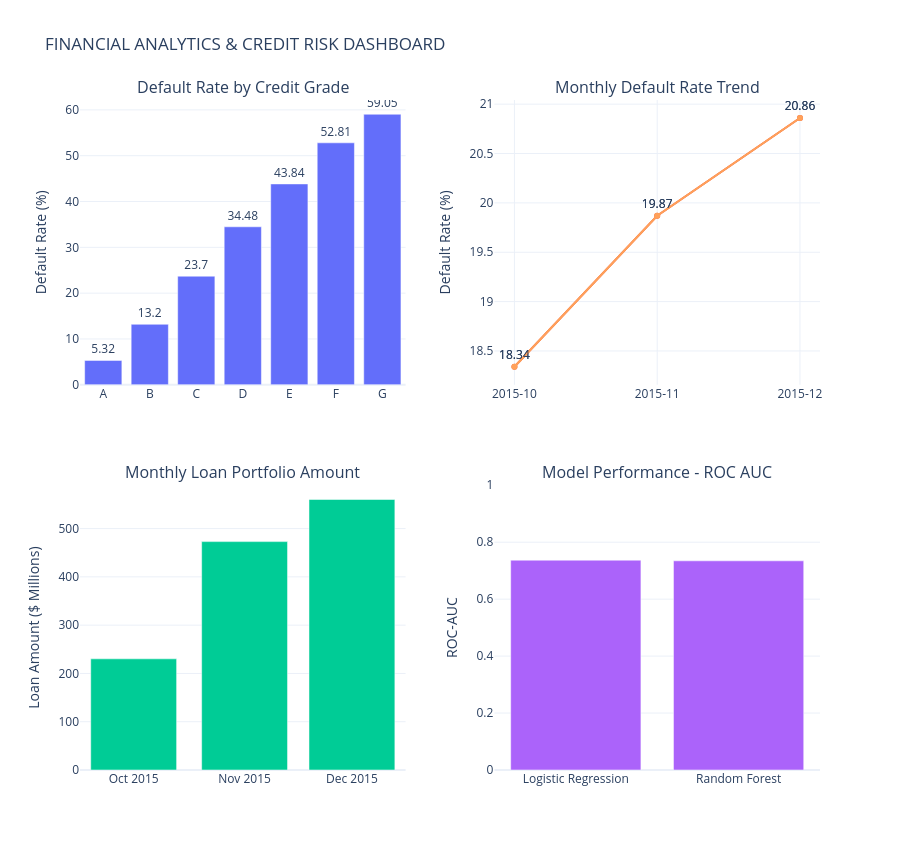

Write notebook code for a chart like this one.
### Code cell
fig.update_xaxes(type="category", row=1, col=2)

### Figure 1 — Plotly figure (JSON) as saved in the notebook; plotly's stock layout.template omitted (floating-point values rounded to 4 significant figures)
{"data": [{"name": "Default Rate (%)", "text": [5.32, 13.2, 23.7, 34.48, 43.84, 52.81, 59.05], "textposition": "outside", "type": "bar", "x": ["A", "B", "C", "D", "E", "F", "G"], "xaxis": "x", "y": [5.32, 13.2, 23.7, 34.48, 43.84, 52.81, 59.05], "yaxis": "y"}, {"mode": "lines+markers+text", "name": "Monthly Default Rate", "text": [18.34, 19.87, 20.86], "textposition": "top center", "type": "scatter", "x": ["2015-10", "2015-11", "2015-12"], "xaxis": "x2", "y": [18.34, 19.87, 20.86], "yaxis": "y2"}, {"name": "Loan Amount ($ Millions)", "type": "bar", "x": ["2015-10", "2015-11", "2015-12"], "xaxis": "x3", "y": [230.3, 473.0, 560.3], "yaxis": "y3"}, {"name": "ROC-AUC", "type": "bar", "x": ["Logistic Regression", "Random Forest"], "xaxis": "x4", "y": [0.7369, 0.7346], "yaxis": "y4"}, {"mode": "lines+markers+text", "name": "Monthly Default Rate", "text": [18.34, 19.87, 20.86], "textposition": "top center", "type": "scatter", "x": ["2015-10", "2015-11", "2015-12"], "xaxis": "x2", "y": [18.34, 19.87, 20.86], "yaxis": "y2"}], "layout": {"annotations": [{"font": {"size": 16}, "showarrow": false, "text": "Default Rate by Credit Grade", "x": 0.22, "xanchor": "center", "xref": "paper", "y": 1, "yanchor": "bottom", "yref": "paper"}, {"font": {"size": 16}, "showarrow": false, "text": "Monthly Default Rate Trend", "x": 0.78, "xanchor": "center", "xref": "paper", "y": 1, "yanchor": "bottom", "yref": "paper"}, {"font": {"size": 16}, "showarrow": false, "text": "Monthly Loan Portfolio Amount", "x": 0.22, "xanchor": "center", "xref": "paper", "y": 0.425, "yanchor": "bottom", "yref": "paper"}, {"font": {"size": 16}, "showarrow": false, "text": "Model Performance - ROC AUC", "x": 0.78, "xanchor": "center", "xref": "paper", "y": 0.425, "yanchor": "bottom", "yref": "paper"}], "height": 850, "showlegend": false, "title": {"text": "FINANCIAL ANALYTICS & CREDIT RISK DASHBOARD"}, "xaxis": {"anchor": "y", "domain": [0, 0.44]}, "xaxis2": {"anchor": "y2", "domain": [0.56, 1], "type": "category"}, "xaxis3": {"anchor": "y3", "domain": [0, 0.44]}, "xaxis4": {"anchor": "y4", "domain": [0.56, 1]}, "yaxis": {"anchor": "x", "domain": [0.575, 1], "title": {"text": "Default Rate (%)"}}, "yaxis2": {"anchor": "x2", "domain": [0.575, 1], "title": {"text": "Default Rate (%)"}}, "yaxis3": {"anchor": "x3", "domain": [0, 0.425], "title": {"text": "Loan Amount ($ Millions)"}}, "yaxis4": {"anchor": "x4", "domain": [0, 0.425], "range": [0, 1], "title": {"text": "ROC-AUC"}}}}
